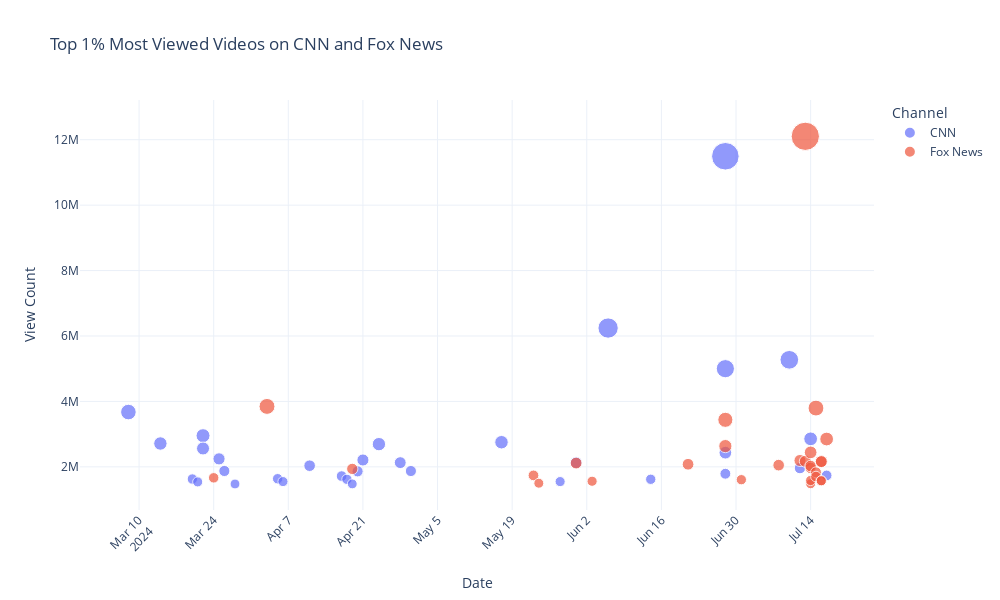

Notebook code cell kept with this figure:
### Code cell
import plotly.express as px
import pandas as pd

# Assuming cnn_fox is a pandas DataFrame with relevant data
# Ensure the 'Date' column is in datetime format
cnn_fox['Date'] = pd.to_datetime(cnn_fox['Date'])

# Calculate the descriptive statistics and find the 99th percentile for view counts
view_count_stats = cnn_fox['view_count'].describe()
view_count_99th = cnn_fox['view_count'].quantile(0.99)

# Filter the dataset to find videos with view counts in the top 1%
outliers = cnn_fox[cnn_fox['view_count'] > view_count_99th]

# Print summary statistics and details about the outliers
print(f"View count statistics:\n{view_count_stats}")
print(f"\n99th percentile view count: {view_count_99th}")
print(f"\nVideos with view counts above the 99th percentile:")
print(outliers[['Date', 'channel_name', 'video_title', 'view_count']])

# Sort the data by date to ensure chronological order
outliers = outliers.sort_values(by='Date')

# Create an interactive plot to show these outliers
fig = px.scatter(outliers, 
                 x='Date', 
                 y='view_count', 
                 color='channel_name', 
                 size='view_count', 
                 hover_data=['video_title', 'view_count'],
                 title='Top 1% Most Viewed Videos on CNN and Fox News',
                 labels={'view_count': 'View Count', 'channel_name': 'Channel'})

# Update layout for better readability and chronological ordering
fig.update_layout(
    xaxis_title='Date',
    yaxis_title='View Count',
    xaxis=dict(tickangle=-45),  # Rotate x-axis labels
    template='plotly_white',
    width=1000,  # Adjust the width of the plot
    height=600   # Adjust the height of the plot
)

# Show the plot
fig.show()

### Figure 1 — Plotly figure (JSON) as saved in the notebook; plotly's stock layout.template omitted (floating-point values rounded to 4 significant figures)
{"data": [{"customdata": [["See Biden&#39;s response to Marjorie Taylor Greene interrupting speech"], ["Man who spent 70 years in iron lung has died"], ["Judge sentences mom for ‘ultimate act of betrayal.’"], ["CNN reporter confronts GOP nominee who called for Obama to be executed"], ["Doctor shares biggest takeaway from Kate’s cancer diagnosis"], ["Anchor breaks down what she noticed about Kate’s message"], ["Videos show federal agents raiding Sean &#39;Diddy&#39; Combs&#39; homes"], ["Sean ‘Diddy’ Combs’ attorney responds to raids on properties in a statement"], ["Liz Cheney warns US Supreme Court on Trump immunity case"], ["Thieves take $30 million in one of the largest cash heists in Los Angeles history"], ["Audio recording emerges in lawsuit against Sean “Diddy” Combs and son"], ["See what happened on epic B-52 bomber flight the US wants Russia to know about"], ["How Melania reacted when she learned about Trump&#39;s alleged affair with Stormy Daniels"], ["Boston Dynamic retires their famous robot"], ["Israel has attacked Iran, US official tells CNN"], ["Reporter describes moment judge told Trump to ‘sit down’"], ["Hear Michael Douglas&#39; response when asked if Biden is too old for a second term"], ["Watch US Marine’s GoPro footage that challenges Pentagon’s account of attack at Kabul airport"], ["Watch Colin Jost roast Biden, Trump and others at White House Correspondents’ Dinner"], ["Professor who correctly predicted 9 presidential elections weighs in on Biden vs. Trump"], ["Sean &#39;Diddy&#39; Combs seen on video assaulting Cassie Ventura in 2016"], ["Robert De Niro spars with bystander during remarks outside Trump trial"], ["&#39;You&#39;re lying&#39;: George Conway clashes with Republican commentator over Trump guilty verdict"], ["Tom Hanks asked if he is worried about another Trump presidency. Hear his response"], ["Russian Navy pounded near home while flexing muscle abroad"], ["See Biden&#39;s fiery speech after shaky debate performance"], ["The must-watch moments of the CNN Presidential Debate"], ["&#39;That was painful&#39;: Van Jones reacts to Biden&#39;s debate performance"], ["CNN Presidential Debate: President Joe Biden and former President Donald Trump"], ["‘So creepy’: Inside CNN’s investigation of Airbnb’s hidden camera problem"], ["See moment judge throws out case against Alec Baldwin"], ["Video captures shooting at Trump rally"], ["What the Trump rally shooter told coworkers before the assassination attempt"]], "hovertemplate": "Channel=CNN<br>Date=%{x}<br>View Count=%{marker.size}<br>video_title=%{customdata[0]}<extra></extra>", "legendgroup": "CNN", "marker": {"color": "#636efa", "size": [3674983, 2713781, 1628675, 1539694, 2952790, 2561950, 2243988, 1873695, 1476598, 1636784, 1549845, 2035691, 1717818, 1618978, 1478757, 1862289, 2209627, 2694253, 2129016, 1872430, 2753095, 1549792, 2130394, 6242632, 1620174, 2433178, 5000976, 1789928, 11493434, 5272061, 1962207, 2856015, 1738219], "sizemode": "area", "sizeref": 30260.0, "symbol": "circle"}, "mode": "markers", "name": "CNN", "orientation": "v", "showlegend": true, "x": ["2024-03-08T00:00:00", "2024-03-14T00:00:00", "2024-03-20T00:00:00", "2024-03-21T00:00:00", "2024-03-22T00:00:00", "2024-03-22T00:00:00", "2024-03-25T00:00:00", "2024-03-26T00:00:00", "2024-03-28T00:00:00", "2024-04-05T00:00:00", "2024-04-06T00:00:00", "2024-04-11T00:00:00", "2024-04-17T00:00:00", "2024-04-18T00:00:00", "2024-04-19T00:00:00", "2024-04-20T00:00:00", "2024-04-21T00:00:00", "2024-04-24T00:00:00", "2024-04-28T00:00:00", "2024-04-30T00:00:00", "2024-05-17T00:00:00", "2024-05-28T00:00:00", "2024-05-31T00:00:00", "2024-06-06T00:00:00", "2024-06-14T00:00:00", "2024-06-28T00:00:00", "2024-06-28T00:00:00", "2024-06-28T00:00:00", "2024-06-28T00:00:00", "2024-07-10T00:00:00", "2024-07-12T00:00:00", "2024-07-14T00:00:00", "2024-07-17T00:00:00"], "xaxis": "x", "y": [3674983, 2713781, 1628675, 1539694, 2952790, 2561950, 2243988, 1873695, 1476598, 1636784, 1549845, 2035691, 1717818, 1618978, 1478757, 1862289, 2209627, 2694253, 2129016, 1872430, 2753095, 1549792, 2130394, 6242632, 1620174, 2433178, 5000976, 1789928, 11493434, 5272061, 1962207, 2856015, 1738219], "yaxis": "y", "type": "scatter"}, {"customdata": [["&#39;WAKE UP&#39;: Kristi Noem sends ominous warning to Americans"], ["Mike Tyson: Jake Paul is gonna be &#39;greatly mistaken&#39;"], ["Israel begins retaliatory strikes on Iran: Report"], ["Trump support among New Yorkers leaves reporter shocked"], ["Jesse Watters: AOC is jealous of Trump&#39;s crowd in the Bronx"], ["Speaker Johnson makes bold prediction after Trump conviction"], ["EXCLUSIVE full interview with Former President Donald Trump! | Will Cain Show"], ["&#39;The Five&#39; reacts to new unedited video of Biden &#39;shuffling&#39; to Camp David"], ["&#39;The Five&#39; reacts to Biden&#39;s disaster facing off with Trump"], ["Obama to hold intervention with Biden as Kamala is &#39;furious&#39; post-debate: Report"], ["Vivek Ramaswamy: This is frightening"], ["Peter Doocy: The leaks just keep coming"], ["Peter Doocy: Biden will only leave under one condition"], ["Shots fired at Trump rally"], ["Bloodied Trump rushed off stage after shots fired at rally"], ["Melania Trump issues statement following Trump&#39;s assassination attempt #shorts"], ["Dan Bongino details &quot;apocalyptic security failure&quot; in Trump assassination attempt"], ["&#39;This was a security breakdown from start to finish&#39;: Chris Swecker"], ["RFK, Jr. speaks out after shots fired at Trump: &#39;End the vitriol&#39;"], ["Trump breaks silence after shooting: &#39;I was shot with a bullet&#39;"], ["House Dem&#39;s staffer fired for response to Trump shooting"], ["Former US Army sniper on Trump assassination attempt: &#39;One of the easiest shots&#39;"], ["Former classmate of would-be Trump assassin speaks out"], ["Trump appears at RNC after picking JD Vance as VP"], ["Trump appears at RNC after picking JD Vance as VP"], ["JD Vance tells Hannity what Trump said when he asked the Marine veteran to be his running mate"], ["JD Vance tells Hannity what Trump said when he asked the Marine veteran to be his running mate"], ["&#39;GO TO HELL&#39;: MSNBC host roasted for comment on Trump&#39;s ear bandage"]], "hovertemplate": "Channel=Fox News<br>Date=%{x}<br>View Count=%{marker.size}<br>video_title=%{customdata[0]}<extra></extra>", "legendgroup": "Fox News", "marker": {"color": "#EF553B", "size": [1664564, 3847333, 1937049, 1739406, 1499879, 2114823, 1560080, 2079262, 2634374, 3437805, 1607206, 2052296, 2194170, 12103591, 2169696, 2442651, 1967511, 1482059, 2025181, 1582947, 1832128, 3796430, 1702578, 2161035, 2161006, 1574628, 1574789, 2850412], "sizemode": "area", "sizeref": 30260.0, "symbol": "circle"}, "mode": "markers", "name": "Fox News", "orientation": "v", "showlegend": true, "x": ["2024-03-24T00:00:00", "2024-04-03T00:00:00", "2024-04-19T00:00:00", "2024-05-23T00:00:00", "2024-05-24T00:00:00", "2024-05-31T00:00:00", "2024-06-03T00:00:00", "2024-06-21T00:00:00", "2024-06-28T00:00:00", "2024-06-28T00:00:00", "2024-07-01T00:00:00", "2024-07-08T00:00:00", "2024-07-12T00:00:00", "2024-07-13T00:00:00", "2024-07-13T00:00:00", "2024-07-14T00:00:00", "2024-07-14T00:00:00", "2024-07-14T00:00:00", "2024-07-14T00:00:00", "2024-07-14T00:00:00", "2024-07-15T00:00:00", "2024-07-15T00:00:00", "2024-07-15T00:00:00", "2024-07-16T00:00:00", "2024-07-16T00:00:00", "2024-07-16T00:00:00", "2024-07-16T00:00:00", "2024-07-17T00:00:00"], "xaxis": "x", "y": [1664564, 3847333, 1937049, 1739406, 1499879, 2114823, 1560080, 2079262, 2634374, 3437805, 1607206, 2052296, 2194170, 12103591, 2169696, 2442651, 1967511, 1482059, 2025181, 1582947, 1832128, 3796430, 1702578, 2161035, 2161006, 1574628, 1574789, 2850412], "yaxis": "y", "type": "scatter"}], "layout": {"xaxis": {"anchor": "y", "domain": [0.0, 1.0], "title": {"text": "Date"}, "tickangle": -45}, "yaxis": {"anchor": "x", "domain": [0.0, 1.0], "title": {"text": "View Count"}}, "legend": {"title": {"text": "Channel"}, "tracegroupgap": 0, "itemsizing": "constant"}, "title": {"text": "Top 1% Most Viewed Videos on CNN and Fox News"}, "width": 1000, "height": 600}}
